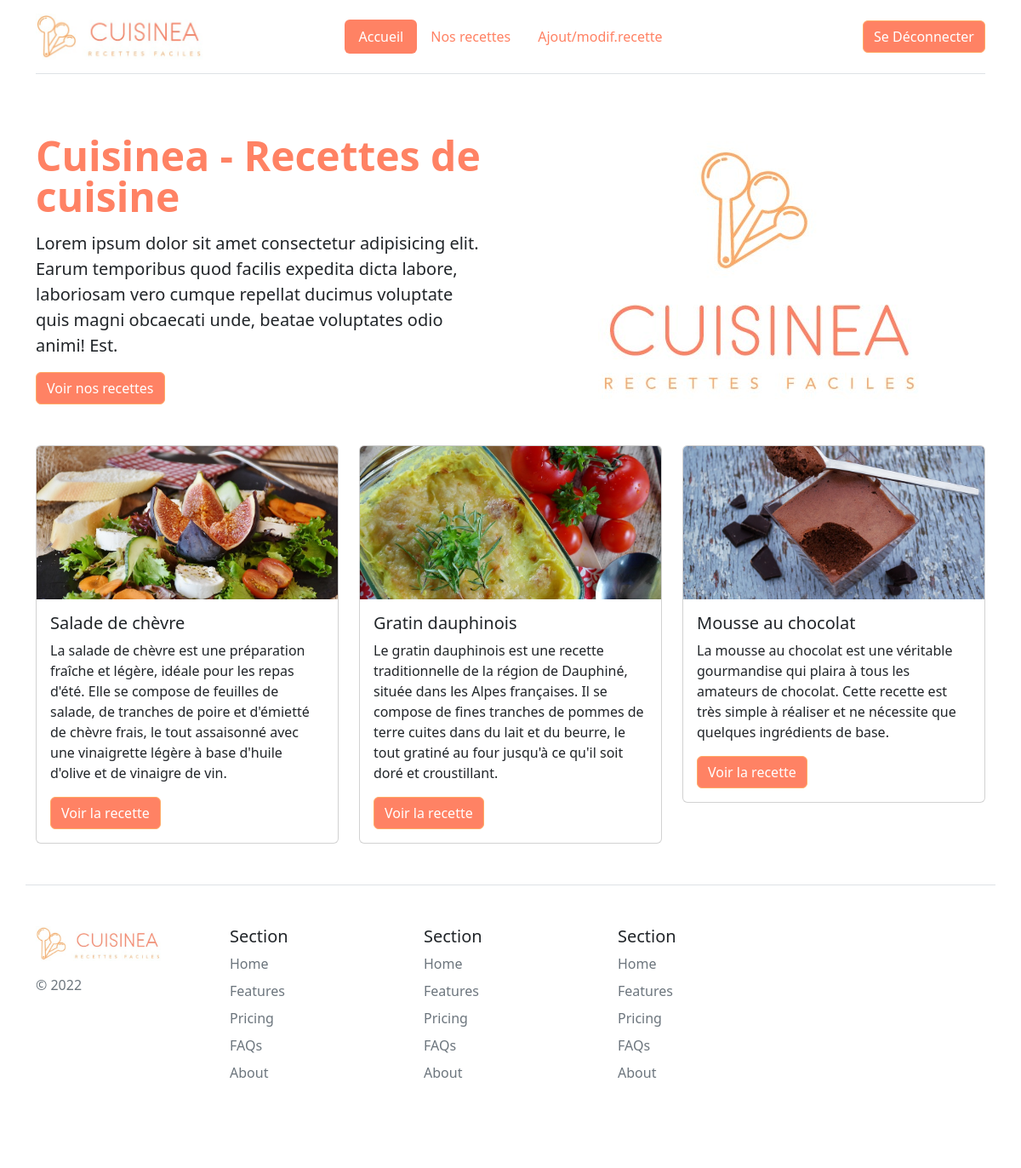
Screenshot of /index.php (signed in) with the database file from the repository.
### tables this page shows
CREATE TABLE `recipes` (
  `id` int NOT NULL,
  `category_id` int NOT NULL,
  `title` varchar(255) NOT NULL,
  `description` text NOT NULL,
  `ingredients` text NOT NULL,
  `instructions` text NOT NULL,
  `image` varchar(255) DEFAULT NULL
);

### lib/recipe.php (called while the page is built, shortened)
<?php
function getRecipeImage(string|null $image)
{
    if ($image === null) {
        return _ASSETS_IMG_PATH_ . 'recipe_default.jpg';
    } else {
        return _RECIPES_IMG_PATH_ . $image;
    }
}
function getRecipes(PDO $pdo, int $limit = null)
{
    $sql = 'SELECT * FROM recipes ORDER BY id DESC';
    if ($limit){
        $sql .= ' LIMIT :limit';
    }
    $query = $pdo->prepare($sql);
    if ($limit) {
        $query-> bindParam(':limit', $limit, PDO::PARAM_INT);
    }
    $query->execute();
    return $query->fetchALL();
}

### templates/recipe_partial.php (the view)
<div class="col-md-4">
    <div class="card">
        <img src="<?= getRecipeImage($recipe["image"]); ?>" class="card-img-top" alt="<?= $recipe["title"]; ?>">
        <div class="card-body">
            <h5 class="card-title"><?= $recipe["title"]; ?></h5>
            <p class="card-text"><?= $recipe["description"]; ?></p>
            <a href="recette.php?id=<?= $recipe['id']; ?>" class="btn btn-primary">Voir la recette</a>
        </div>
    </div>
</div>

### index.php
<?php
require_once('templates/header.php');
require_once('lib/recipe.php');
$recipes = getRecipes($pdo, HOME_RECIPES_LIMIT);
?>
<div class="row flex-lg-row-reverse align-items-center g-5 py-5">
    <div class="col-10 col-sm-8 col-lg-6">
        <img src="/assets/images/logo-cuisinea.jpg" class="d-block mx-lg-auto img-fluid" alt="logo cuisinea" loading="lazy">
    </div>
    <div class="col-lg-6">
        <h1 class="display-5 fw-bold lh-1 mb-3">Cuisinea - Recettes de cuisine</h1>
        <p class="lead">Lorem ipsum dolor sit amet consectetur adipisicing elit. Earum temporibus quod facilis expedita dicta labore, laboriosam vero cumque repellat ducimus voluptate quis magni obcaecati unde, beatae voluptates odio animi! Est.
        </p>
        <div class="d-grid gap-2 d-md-flex justify-content-md-start">
            <a href="recettes.php" class="btn btn-primary">Voir nos recettes</a>
        </div>
    </div>
</div>
<div class="row">
    <?php foreach ($recipes as $key => $recipe) {
        require('templates/recipe_partial.php');
    }; ?>
</div>
<?php require_once('templates/footer.php'); ?>

### rows the page displays
recipes: image (picture), title "Salade de chèvre", description "La salade de chèvre est une préparation fraîche et légère, idéale pour les repas d'été. Elle se compose de feuilles de salade, de tranches de poire et d'émietté de chèvre frais, le tout assaisonné avec une vinaigrette légère à base d'huile d'olive et de vinaigre de vin."
recipes: image (picture), title "Gratin dauphinois", description "Le gratin dauphinois est une recette traditionnelle de la région de Dauphiné, située dans les Alpes françaises. Il se compose de fines tranches de pommes de terre cuites dans du lait et du beurre, le tout gratiné au four jusqu'à ce qu'il soit doré et croustillant."
recipes: image (picture), title "Mousse au chocolat", description "La mousse au chocolat est une véritable gourmandise qui plaira à tous les amateurs de chocolat. Cette recette est très simple à réaliser et ne nécessite que quelques ingrédients de base."

### other values shown
$value "Accueil"
$value "Nos recettes"
$value "Ajout/modif.recette"
